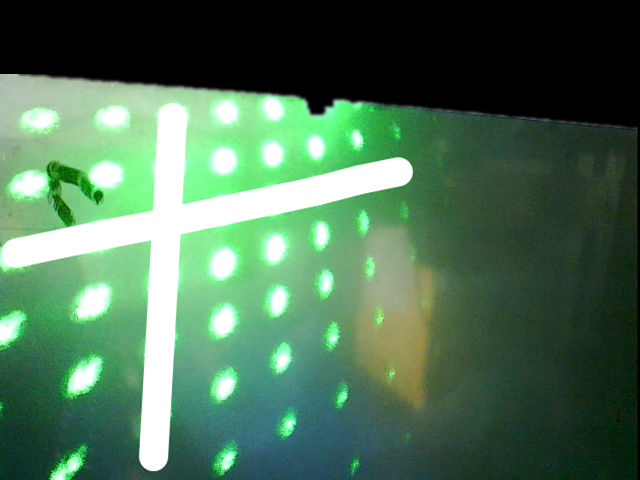
#> input picture Point_Stiching/sample.png, 640 x 480 px, given as the content of the folder E:/Projects/Integrated_Camera/bsi_proj/diff, which was not available
$ python feature_extract.py
#> lines starting #> are read from the running program, lines starting #| are printed output that depends on the picture; after the words box and inside, x2 and y2 are one past the last pixel; in counts of white or black regions, pixels touching at a corner belong together; pictures that were not available may be replaced by others from this repository, and a replacement may not be noted
#> further down, image is the input picture: shape (480, 640, 3); mean B, G, R 85.8, 113.5, 76.7
### Point_Stiching/utils.py
# -*- coding: UTF-8 -*-

import os
import sys
import cv2
import math
import numpy as np
from matplotlib import pyplot as plt
from skimage.measure import label, regionprops


# [11 lines left out: function sort_points, not called in this run]


def get_angle(center, point) -> float:
    """
    0 -> 360
    """
    x0, y0 = center[0], center[1]
    x1, y1 = point[0], point[1]
    if y0 == y1 and x1 >= x0: return 0.0

    length = math.sqrt((x1-x0)**2+(y1-y0)**2)

    cos_value = (x1-x0) / length
    value = math.acos(cos_value)/math.pi * 180

    if y1 > y0: return value
    else: return 360.0 - value

"""
def get_image_angle(center, point) -> float:
    '''
    0 -> 180
    '''
    x0, y0 = center[0], center[1]
    x1, y1 = point[0], point[1]
    if y0 == y1: return 0.0

    y0, y1 = -y0, -y1
    length = math.sqrt((x1-x0)**2+(y1-y0)**2)

    cos_value = abs(x1-x0) / length
    value = math.acos(cos_value)/math.pi * 180

    return value
"""

def get_image_angle(center, point) -> float:
    return get_angle(center, point)


# [10 lines left out: function is_same_dir, not called in this run]


def create_background(shape, save_name="background.png"):
    img = np.zeros(shape, dtype=np.uint8)
    cv2.imwrite(save_name, img)


# [16 lines left out: function image_diff, not called in this run]


# [5 lines that do not run on import are left out]


### Point_Stiching/feature_extract.py
# -*- coding: UTF-8 -*-

import os
import sys
import cv2
import glob as gb
import numpy as np
from skimage import data
import skimage.morphology as sm
from matplotlib import pyplot as plt

from skimage import morphology
from skimage.measure import label, regionprops
from skimage.filters import try_all_threshold, threshold_otsu, threshold_local

from utils import *


def is_full_window(img_bn):
    h, w = img_bn.shape[:2]
    sum_x = img_bn.sum(axis=0)
    sum_x = sum_x[sum_x>0]
    sum_y = img_bn.sum(axis=1)
    sum_y = sum_y[sum_y>0]

    num_x = sum_x.shape[0]
    num_y = sum_y.shape[0]

    if num_x == w and num_y == h:
        return True
    else:
        return False


def extract_cross_center(img_cross, kernel=(25,25), stride=(3,3)):
    img_cross[img_cross>0] = 1
    img_sk = morphology.skeletonize(img_cross)
    # plt.imshow(img_sk, cmap="gray"), plt.show()

    windows = []
    h, w = img_cross.shape[:2]

    kh, kw = kernel
    sh, sw = stride
    curh, curw = 0, 0

    for i in range(h):
        curw = 0
        if curh > h-kh: break

        for j in range(w):
            if curw > w-kw: break
            win = img_sk[curh:curh+kh, curw:curw+kw]
            if is_full_window(win):
                center = (curw+kw//2, curh+kh//2)
                windows.append(center)
            curw += sw
        curh += sh

    if len(windows) == 0: return None

    x, y = 0, 0
    for window in windows:
        x += window[0]
        y += window[1]
    x /= len(windows)
    y /= len(windows)

    return (int(x), int(y))


def extract_cross_angles(img_cross):
    hor_angle, ver_angle = None, None
    cr_h, cr_w = img_cross.shape[:2]

    left_center = get_bd_center(img_cross[:,0])
    right_center = get_bd_center(img_cross[:,-1])
    top_center = get_bd_center(img_cross[0,:])
    bottom_center = get_bd_center(img_cross[-1,:])

    if left_center>0 and right_center>0 and top_center>0 and bottom_center>0:
        hor_angle = get_image_angle([0,left_center], [cr_w, right_center])
        ver_angle = get_image_angle([top_center,0], [bottom_center,cr_h])

    #print(round(hor_angle, 3), round(ver_angle, 3))
    #plt.imshow(img_cross, cmap="gray"), plt.show()

    return hor_angle, ver_angle


def get_bd_center(array):
    bd_centers = []
    for i in range(array.shape[0]):
        if array[i] > 0:
            bd_centers.append(i)

    if len(bd_centers) == 0: return -1
    else: return int(sum(bd_centers)/len(bd_centers))


def extract_cross(image, thresh=30, min_len=45):
#> called with thresh = 30, min_len = 48.75
    if image.shape[-1]==3:
        image_gray = image[:,:,-1] # The image is by-default the BGR format
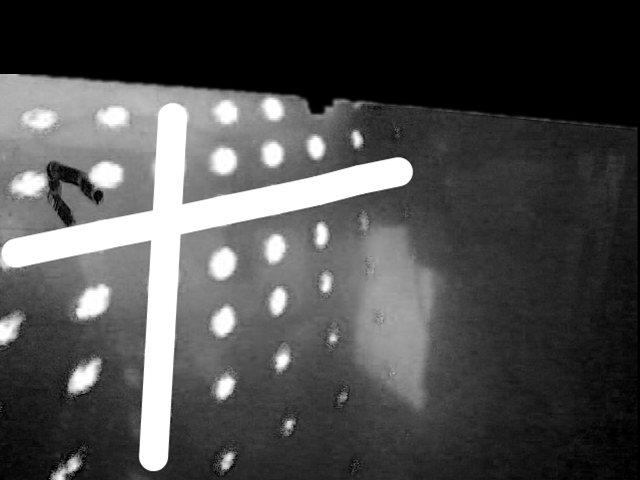
#> image_gray: shape (480, 640); min 0, max 255, mean 76.7
    else:
        image_gray = image
    image_cross = np.zeros(image_gray.shape, dtype=np.uint8)

    image_cross[image_gray > thresh] = 255
    kernel = cv2.getStructuringElement(cv2.MORPH_RECT,(3,3))
    image_cross = cv2.dilate(image_cross, kernel)

    label_mask = label(image_cross, connectivity = 2)
    properties = regionprops(label_mask)

    index = -1
    cross_roi = None
    area_ratio = 1 # feature area to the roi area
    major_len, minor_len = 0, 0

    # Find the binarized cross feature
    #    1. Both the major axis length and minor axis length should be larger than min_len
    #    2. Feature has the smallest feature area to the roi area ratio
    for prop in properties:
        cur_major_len = prop.major_axis_length
        cur_minor_len = prop.minor_axis_length

        y1, x1, y2, x2 = prop.bbox
        cur_roi = image_cross[y1:y2, x1:x2]
        cur_area_ratio = cur_roi.sum() / (y2-y1) / (x2-x1) / 255

        if cur_major_len>min_len and cur_area_ratio<area_ratio:
            index = prop.label
            cross_roi = prop.bbox  # y1, x1, y2, x2
            major_len = cur_major_len
            minor_len = cur_minor_len
            area_ratio = cur_area_ratio

    image_cross[label_mask!=index] = 0
    if cross_roi is None: return None, None, None, image_cross

    y1, x1, y2, x2 = cross_roi
    img_cr = image_cross[y1:y2, x1:x2]
    hor_angle, ver_angle = extract_cross_angles(img_cr)

    local_center = extract_cross_center(img_cr)
    if local_center is None: return None, None, None, image_cross
    center = (x1+local_center[0], y1+local_center[1])

    print("The cross center position is:", center)
    plt.subplot(1,3,1), plt.imshow(image), plt.title("Orginal image")
    plt.subplot(1,3,2), plt.imshow(image_gray, cmap="gray"), plt.title("Red channel image")
    plt.subplot(1,3,3), plt.imshow(image_cross, cmap="gray"), plt.title("Binarized image")
    plt.show()
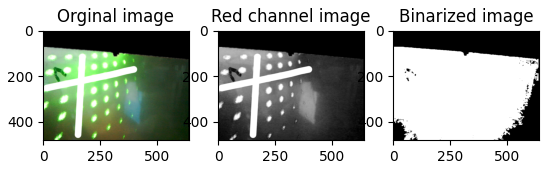
#> figure drawn by matplotlib, 3 panels; B, G, R data is drawn as R, G, B

    return center, hor_angle, ver_angle, image_cross


def extract_feature(image,
                    pt_thresh=30,
                    pt_min_d=20,
                    pt_max_d=65,
                    pt_aspect_ratio=1.5,
                    cr_thresh=30):

    image_gray = image.copy()
    center, hor_angle, ver_angle, image_cross = extract_cross(image, cr_thresh, pt_max_d*0.75)
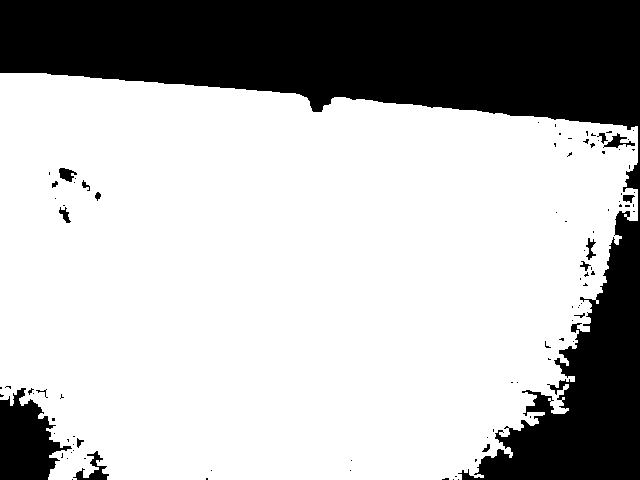
#> image_cross: shape (480, 640); values 0 (black) and 1 (white), 71.2% white; 97 black regions (80 under 20 px), largest, box (x1, y1, x2, y2) and area: (0, 0, 640, 480) 82907, (0, 388, 72, 480) 4024, (73, 451, 109, 480) 351
#> center = (340, 334); hor_angle = 354.5; ver_angle = 59.47
    if image.shape[-1] == 3: image_gray = cv2.cvtColor(image_gray, cv2.COLOR_BGR2GRAY)
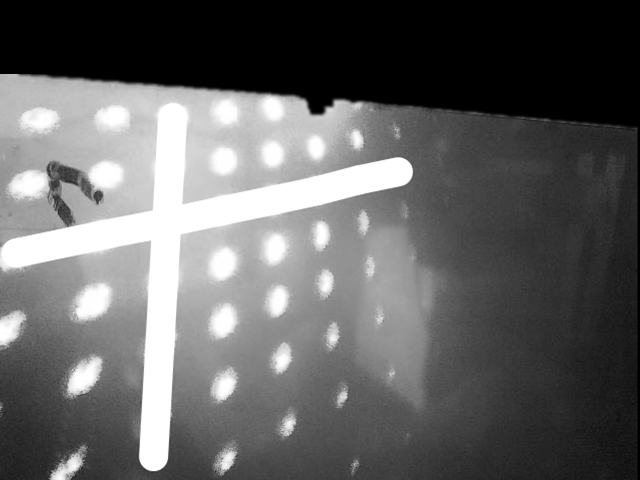
#> image_gray: shape (480, 640); min 0, max 255, mean 99.3

    image_gray = cv2.blur(image_gray,(5,5))
    image_points = np.zeros(image_gray.shape, dtype=np.uint8)
    image_points[image_gray>pt_thresh] = 255
    image_points[image_cross>0] = 0

    label_mask = label(image_points, connectivity = 2)
    properties = regionprops(label_mask)

    points = []
    for prop in properties:
        cur_d = prop.equivalent_diameter
        cur_major_len = prop.major_axis_length
        cur_minor_len = max(0.001, prop.minor_axis_length)

        cur_aspect_ratio = cur_major_len / cur_minor_len

        if cur_d>pt_min_d and cur_d<pt_max_d and cur_aspect_ratio<pt_aspect_ratio:
            points.append((prop.centroid[1], prop.centroid[0]))
        else:
            image_points[label_mask==prop.label] = 0

    """
    plt.subplot(1,2,1), plt.imshow(image), plt.title("Original image")
    plt.subplot(1,2,2), plt.imshow(image_points, cmap="gray"), plt.title("Binarized image")
    plt.show()
    """

    return points, center, hor_angle, ver_angle


if __name__ == "__main__":
    img_dir = r"E:\Projects\Integrated_Camera\bsi_proj\diff"
    img_list = gb.glob(img_dir + r"/*.png")

    for img_file in img_list:
        # if img_file != r"E:\Projects\Integrated_Camera\bsi_proj\diff\diff_1_0.png": continue
        print("Processing image file", img_file, "...")
        image = cv2.imread(img_file, cv2.IMREAD_COLOR)
        #center, image_cross = extract_cross(image)
        points, center, hor_angle, ver_angle = extract_feature(image)
#> points = [(93.31, 469.8)]; center = (340, 334); hor_angle = 354.5; ver_angle = 59.47
